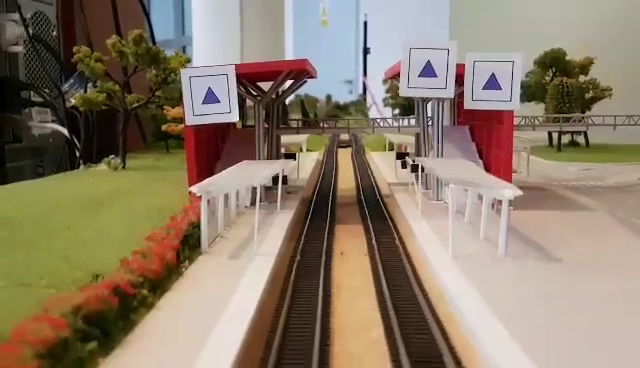
#> input picture frame 26 of PKM2/INNE/train_detector/test_photos/video1.mp4, 640 x 368 px, given in place of bez_pociagow.avi, which was not available
$ python frames_saver.py   (Python 2 division)   (older library calls are emulated)
#> lines starting #> are read from the running program, lines starting #| are printed output that depends on the picture; after the words box and inside, x2 and y2 are one past the last pixel; in counts of white or black regions, pixels touching at a corner belong together; pictures that were not available may be replaced by others from this repository, and a replacement may not be noted
#> in parse_video, frame is the input picture: shape (368, 640, 3); mean B, G, R 107, 126.2, 141.7
### PKM2/INNE/train_platofrm_depot_detector/marker_detector.py
import numpy as np
import cv2
import imutils
from imutils import contours
import math
import copy


class ColorLabel:
	'''
	Opis: Model przechowujacy informacje o liczbie pixeli r,g,b na konkretnym obrazie

	Zmienne:
		area - pole, z ktorego beda zliczane pixele
		w - szerokosc area
		h - wysokosc area
	'''
    # [5 lines left out: function __init__, not called in this run]

	'''
	Opis: Glowna funkcja uruchamaiacja prywatne funkcje zliczajace pixele
	'''
    def label(self):
            return self.__label_square()

	'''
	Opis: Prywatna funkcja zliczajaca pixele z kwadratu.
	'''
    # [5 lines left out: function __label_square, not called in this run]

	'''
	Opis: Prywatna funkcja decydujaca jaki kolor (rgb) jest dominujacy na obrazie (area).
	'''
    # [8 lines left out: function __color, not called in this run]

	'''
	Opis: Prywatna funkcja dodajaca wartosc do tablicy bgr - tablica przechowuajca wartosc o liczbie dominujacacyh kolorow pixeli
	Zmienne wejściowe: index (int)
	'''
    def __update_bgr(self, index):
        self.bgr[index] += 1
        pass

	'''
	Opis: Prywatna funkcja dodajaca jaki kolor (rgb) dominuje na pixelu.
	Zmienne wejściowe: pixel (array)
	'''
    def __max_channel(self, pixel):
        index = np.argmax(pixel)
        return index


class ImageWrapper:
	'''
	Opis: Wrapper (funkcja opakowujaca) dla obrazu(danych przechowywanych przez OpenCV).
		Przechowuje dodatkowe transofrmacje obrazu.

	Zmienne: klatka przechowycona przez opencv, wspolczynnik do zmiany wielkosci obrazu
	'''
    def __init__(self, image, ratio=1):
#> called with ratio = 1
        self.image = image
        self.output_image = copy.deepcopy(image)
        self.ratio = ratio
        self.height, self.width = self.image.shape[:2]
        self.resized = cv2.resize(self.image, (int(self.height * ratio), int(self.width * ratio)))
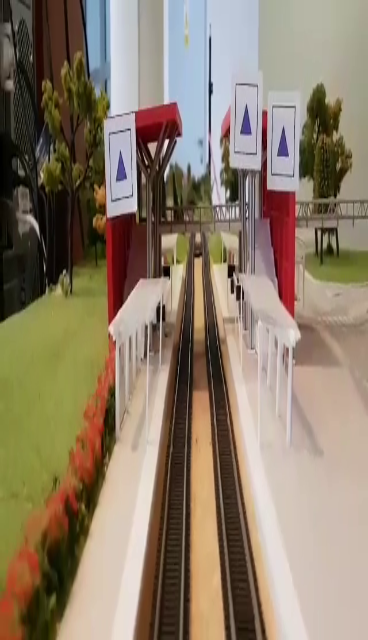
#> self.resized: shape (640, 368, 3); mean B, G, R 106.9, 126.1, 141.6
        self.blurred = cv2.GaussianBlur(self.image, (5, 5), 0)
        self.hsv = cv2.cvtColor(cv2.GaussianBlur(self.image, (11, 11), 0), cv2.COLOR_BGR2HSV)
#> self.hsv: shape (368, 640, 3); mean H, S, V 34.7, 88.7, 144.6
        self.gray = cv2.cvtColor(self.blurred, cv2.COLOR_BGR2GRAY)
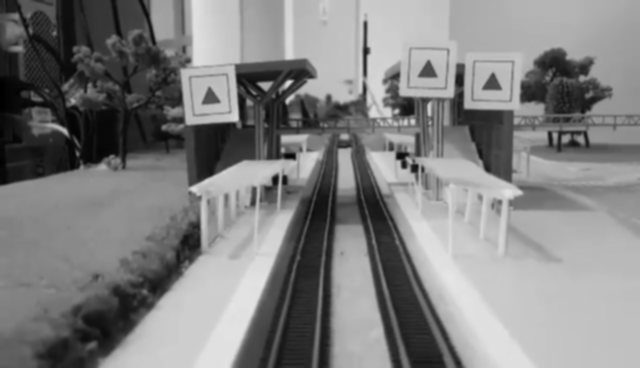
#> self.gray: shape (368, 640); min 0, max 229, mean 128.6
        self.edged = cv2.Canny(self.blurred, 50, 150)
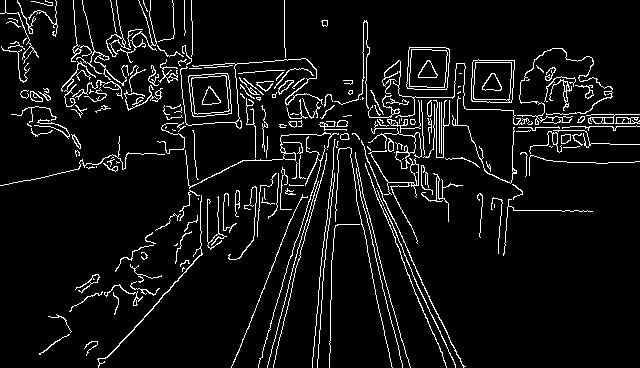
#> self.edged: shape (368, 640); 6.8% white in thin lines or dots
        self.lab = cv2.cvtColor(self.blurred, cv2.COLOR_BGR2LAB)
#> self.lab: shape (368, 640, 3); mean of channels 0, 1, 2 135.1, 131.6, 141.2
        self.thresh = cv2.threshold(self.gray, 60, 255, cv2.THRESH_BINARY)[1]
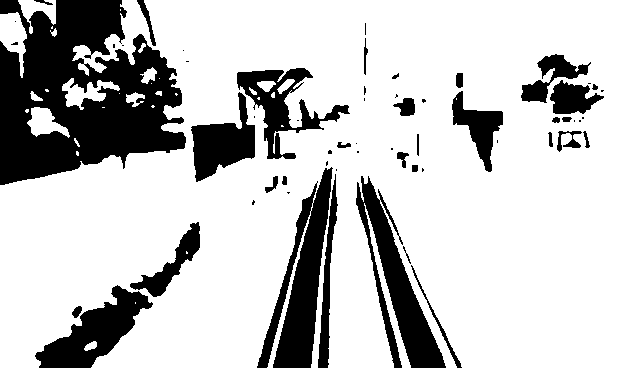
#> self.thresh: shape (368, 640); 77.7% white; 60 black regions (28 under 20 px)
        self.cnts = None

	'''
	Opis: Prywatna funkcja znajdujaca contury na obrazie.
	Zmienne wejściowe: obraz z opencv
	'''
    def __contours(self, image):
        self.cnts = cv2.findContours(image.copy(), cv2.RETR_TREE, cv2.CHAIN_APPROX_SIMPLE)
#> self.cnts = 296 contours, 199 with area under 20; largest, box (x1, y1, x2, y2) and area: (471, 59, 515, 103) 1722, (406, 47, 450, 90) 1695, (406, 47, 450, 90) 1692, (188, 73, 232, 117) 1632, (188, 73, 232, 117) 1628
        self.cnts = self.cnts[0] if imutils.is_cv2() else self.cnts[1]

	'''
	Opis: Funkcja zwaracajaca kontury z obrazu po transofmracji Cannego (krawedzie)
	Zmienne wyjściowe: kontury obrazu
	'''
    def contours_shape(self):
        self.__contours(self.edged)
        return self.cnts

	'''
	Opis: Funkcja zwaracajaca kontury z obrazu po binearyzacji (obraz czarno bialy)
	Zmienne wyjściowe: kontury obrazu
	'''
    def contours_color(self):
        self.__contours(self.thresh)
        return self.cnts


class ContourWrapper:
	'''
	Opis: Wrapper (funkcja opakowujaca) dla kontury(obiekt biblioteki OpenCV).
		Przechowuje dodatkowe informacje o konturze.

	Zmienne: kontur wykryty przez openCV
	'''
    def __init__(self, contour):
        self.contour = contour
        self.peri = cv2.arcLength(self.contour, True)
        self.approx = cv2.approxPolyDP(self.contour, 0.04 * self.peri, True)
        self.M = cv2.moments(self.contour)
        (self.x, self.y, self.w, self.h) = cv2.boundingRect(self.approx)
        self.bounding_rect = (self.y, self.x, self.w, self.h)
        ((self.x_mnc, self.y_mnc), self.radius) = cv2.minEnclosingCircle(contour)
        self.area = cv2.contourArea(self.contour)
        # cX and cY are center of mass of contour
        self.cX, self.cY = self.__get_cx_cy()

	'''
	Opis: Prywatna funkcja zwaracajaca srodek (x,y) konturu.
	Zmienne wyjściowe: x, y konturu
	'''
    def __get_cx_cy(self):
        cx = 0
        cy = 0
        if self.M["m00"] > 0:
            cx = int((self.M["m10"] / self.M["m00"]) * self.ratio)
            cy = int((self.M["m01"] / self.M["m00"]) * self.ratio)
        return cx, cy


class GraphicsUtils:
	'''
	Opis: Klasa pomocniczna. Rysuje informacje na obrazie wyjsciowym
	'''
    def __init__(self):
        pass

	'''
	Opis: Funkcja pisze na obrazie informacje o wykrytej(lub nie) stacji
	Zmienne wejściowe: klatka, nazwa stacji(string)
	'''
    # [4 lines left out: function draw_station_status, not called in this run]

	'''
	Opis: Funkcja pisze na obrazie informacje o wykrytym(lub nie) pociagu
	Zmienne wejściowe: klatka, nazwa pociagu(string)
	'''
    # [4 lines left out: function draw_train_status, not called in this run]


square_str = "square"
triangle_str = "triangle"


class Shape:
	'''
	Opis: Klasa pomocniczna. Przechowuje informacje o figurze.

	Zmienne:
		typ - typ figury(string)
		area - pole,
		center_x - polozenie x srodka figury
		center_y - polozenie y srodka figury
		x - polozenie x najbardziej wysunietego lewego, dolnego punktu figury
		y - polozenie y najbardziej wysunietego lewego, dolnego punktu figury
		w - szerokosc figury
		h - wysokosc figury
	'''
    def __init__(self, type="", area=0, center_x=0, center_y=0, x=0, y=0, w=0, h=0):
        self.type = type
        self.contour = None
        self.area = area
        self.centerX = center_x
        self.centerY = center_y
        (self.x, self.y, self.w, self.h) = (x, y, w, h)
        pass

	'''
	Opis: Funkcja prywatna. Sprawdza czy typ 1 jest tym typem co typ 2 czy nie.
	Zmienne wejściowe: nazwa typu 1, nazwa typu 2
	Zmienne wyjściowe: czy typ1 jest tym samym typem co typ2
	'''
    def __if_type(self, type1, type2):
        return type1 == type2

	'''
	Opis: Funkcja przypisujaca kontur do figury.
	Zmienne wejściowe: kontur
	'''
    def set_contour(self, contour):
        self.contour = contour
        pass

	'''
	Opis: Funkcja przypisujaca polozenie srodak
	Zmienne wejściowe: srodek x figury, srodek y figury
	'''
    def set_center(self, c_x, c_y):
        self.centerX = c_x
        self.centerY = c_y

	'''
	Opis: Funkcja ustawiajaca typ figury na podstawie liczby krawedzi.
	Zmienne wejściowe: liczba krawedzi
	'''
    # [8 lines left out: function set_type, not called in this run]

	'''
	Opis: Funkcja ustawiajaca polozenie i wielkosc figury.
	Zmienne wejściowe: lewy dolny x, lewy dolny y, szeokosc, wysokosc
	'''
    def set_size(self, x, y, w, h):
        (self.x, self.y, self.w, self.h) = (x, y, w, h)
        pass

	'''
	Opis: Funkcja prywatna sprawdzajaca czy figura jest kwadratem.
	Zmienne wyjściowe: czy figura jest kwadratem (bool)
	'''
    # [4 lines left out: function is_square, not called in this run]

	'''
	Opis: Funkcja prywatna sprawdzajaca czy figura jest trojkatem.
	Zmienne wyjściowe: czy figura jest trojkatem (bool)
	'''
    # [4 lines left out: function is_triangle, not called in this run]

	'''
	Opis: Funkcja sprawdzajca czy pole figury jest wieksze niz dane
	Zmienne wyjściowe: pole do porownania
	Zmienne wyjściowe: bool
	'''
    def is_area_higer_than(self, value):
        return self.area >= value

	'''
	Opis: Funkcja sprawdzajca czy pole figury jest mniejsze niz dane
	Zmienne wyjściowe: pole do porownania
	Zmienne wyjściowe: bool
	'''
    def is_area_lower_than(self, value):
        return self.area <= value

	'''
	Opis: Funkcja pozwalajca wypisac figure za pomoca print()
	'''
    def __str__(self):
        str = "Type: %s, color: %s, area: %d, center(x,y): %d, %d, size(x,y,w,h): %d, %d, %d, %d" % (self.type, self.color, self.area, self.centerX, self.centerY, self.x, self.y, self.w, self.h)
        return str


class ShapeDetector:
	'''
	Opis: Klasa sluzaca szukaniu zajezdni, peronow i pociagow.

	Zmienne:
		image - obiekt klasy ImageWrapper
	'''
    def __init__(self, image):
        self.IW = ImageWrapper(image)
        self.shape = Shape()
        self.detected = False
        self.stations = {'red': 'zajezdnia', 'green': 'strzyza', 'purple': 'kieplinek'}
        self.trains = {'red': 6, 'green': 2, 'purple': 1}
        pass

	'''
	Opis: Funkcja uruchamiajaca detekcje pociagow.
	'''
    def detect_trains(self):
        return self.__detect(trains=True)

	'''
	Opis: Funkcja uruchamiajaca detekcje stacji.
	'''
    def detect_platforms(self):
        return self.__detect(platforms=True)

	'''
	Opis: Funkcja uruchamiajaca detekcje zajezdni.
	'''
    def detect_depot(self):
        return self.__detect(depot=True)

	'''
	Opis: Prywatna, glowna funkcja, uruchamiana przez odpowiednie funkcje powyzej.
		Jej zadaniem jest detekcja wybranych obiektow.
	Zmienne wejściowe: detekcja stacji(bool), detekcja zajezdni(bool), detekcja pociagow(bool)

	Zmienne wyjściowe: przetworzona klatka
	'''
    def __detect(self, platforms=False, depot=False, trains=False):
        self.detected = False
        output = {"train": 0 , "platform": None}
        array_of_contours = []
        GU = GraphicsUtils()
        for c in self.IW.contours_shape():
            CW = ContourWrapper(c)
            self.shape.set_type(len(CW.approx))
            self.shape.area = CW.area
            self.shape.set_contour(CW.contour)
            if self.shape.is_square():
                if self.shape.is_area_higer_than(200):
                    array_of_contours = self.add_cw_to_similarity_array(array_of_contours, CW)

            if self.shape.is_triangle():
                if self.shape.is_area_higer_than(200):
                    array_of_contours = self.add_cw_to_similarity_array(array_of_contours, CW)
#> this loop made 1 pass
#> after the loop, array_of_contours = []
        # [10 lines of commented-out code are left out]

        for elem in array_of_contours:
            ratio = elem.w / elem.h
            if abs(ratio - 1.0) >= 0.3:
                array_of_contours.remove(elem)

        if len(array_of_contours) >= 2:
            if trains is True:
                #check squres
                a, b = self.check_cws_array_ratios(array_of_contours, 4.5, 1)
                if a is None and b is None:
                    pass
                else:
                    self.shape.set_center(b.cX, b.cY)
                    self.shape.set_size(b.x, b.y, b.w, b.h)
                    GU.draw_contour(self.IW.output_image, a.approx)
                    GU.draw_contour(self.IW.output_image, b.approx)
                    GU.draw_crosshair(self.IW.output_image, self.shape)
                    cl2 = ColorLabel(self.IW.image[b.y:b.y + b.h, b.x:b.x + b.w], b.w, b.h)
                    color2 = cl2.label()
                    GU.draw_train_status(self.IW.output_image, str(self.trains[color2]) + ", " + color2)
                    output["train"] = self.trains[color2]
            if platforms is True or depot is True:
                #check triangles
                a, b = self.check_cws_array_ratios(array_of_contours, 8.5, 1)
                if a is None and b is None:
                    pass
                else:
                    self.shape.set_center(b.cX, b.cY)
                    self.shape.set_size(b.x, b.y, b.w, b.h)
                    cl2 = ColorLabel(self.IW.image[b.y:b.y + b.h, b.x:b.x + b.w], b.w, b.h)
                    color2 = cl2.label()
                    if platforms is True:
                        if color2 is "green" or color2 is "purple":
                            GU.draw_station_status(self.IW.output_image, self.stations[color2] + ", " + color2)
                            GU.draw_contour(self.IW.output_image, a.approx)
                            GU.draw_contour(self.IW.output_image, b.approx)
                            GU.draw_crosshair(self.IW.output_image, self.shape)
                            output["platform"] = self.stations[color2]
                    if depot is True:
                        if color2 is "red":
                            GU.draw_station_status(self.IW.output_image, self.stations[color2] + ", " + color2)
                            GU.draw_contour(self.IW.output_image, a.approx)
                            GU.draw_contour(self.IW.output_image, b.approx)
                            GU.draw_crosshair(self.IW.output_image, self.shape)
                            output["platform"] = self.stations[color2]
        return output

	'''
	Opis: Funckja dodajca do tablicy kontur ktore tylko bardzo rozni sie od innych konturow (wiele kontorow rysujacych ten sam obiekt - a chcemy tylko jeden)
	Zmienne wejściowe: tablica konturow, kontur ktora ma byc dodany do tablicy konturow

	Zmienne wyjściowe: tablica kontoruow
	'''
    # [7 lines left out: function add_cw_to_similarity_array, not called in this run]

	'''
	Opis: Funckja sprawdzajaca kazdy kontur z kazdym. Jesli dwa maja dobry stosunek pola i polozenie x i y bardzo przyblzione to figura w figurze.
	Zmienne wejściowe: tablica konturow, spodziewany stosunek pol, maxymalny blad stosunku jaki akceptujmy

	Zmienne wyjściowe: dwa kontury, ktore sa ulokowane jeden w drugim, o odpowiednim stosunku pola (lub None, None)
	'''
    # [11 lines left out: function check_cws_array_ratios, not called in this run]

	'''
	Opis: Funckja sprawdzajaca polozenie x,y konturu z konturem.
		Funckja zwraca true jesli kontur w koturze, false w przeciwnymn wypadku
	Zmienne wyjściowe: bool
	'''
    # [6 lines left out: function check_similarity_of_two_cw, not called in this run]

### PKM2/INNE/train_platofrm_depot_detector/frames_saver.py
import os, errno
import cv2
from marker_detector import ShapeDetector

class frames_saver:
	'''
	Opis:Klasa zapisujaca klatki z nagrania, rozdzielajaca
		zapisane klatki do poszczolegonych folderow w zaleznosci od tego co zostalo wykryte (perony, zajezdnia lub pociagi).

	Pola klasy:
        prefix    - nazwa glownego folderu z zapisanymi klatkami
        negative  - klatki na ktorych nie ma peronu, zajezdni ani pocagu
        train1    - folder do ktoego beda zapisane klatki, na ktorych widoczny jest pociag 1
        train2    - folder do ktoego beda zapisane klatki, na ktorych widoczny jest pociag 2
        train6    - folder do ktoego beda zapisane klatki, na ktorych widoczny jest pociag 3
        depot     - folder do ktoego beda zapisane klatki, na ktorych widoczna jest zajezdnia
        kielpinek - folder do ktoego beda zapisane klatki, na ktorych widoczna jest stacja kielpinek
        strzyza   - folder do ktoego beda zapisane klatki, na ktorych widoczna jest stacja strzyza
        frames_latch - liczba klatek, ktore beda jeszcze dalej zapisywane zaraz po wykrciu obiektu
	'''
    def __init__(self):
        self.prefix    = "train_data/"
        self.negative  = "negative_data"
        self.train1    = "train_1_data"
        self.train2    = "train_2_data"
        self.train6    = "train_6_data"
        self.depot     = "zajezdnia_data"
        self.kielpinek = "kieplinek_data"
        self.strzyza   = "strzyza_data"
        self.frames_latch = 10

	'''
	Opis: Funkcja prywatna tworzaca folder
	Zmienne wejściowe: nazwa folderu do utworzenia
	'''
    def __create_dir(self, name):

        try:
            os.makedirs(self.prefix + name)
        except OSError as e:
            if e.errno != errno.EEXIST:
                raise
	'''
	Opis: Funkcja prywatna zapisujaca klatke
	Zmienne wejściowe: nazwa folderu do utworzenia, unikalny index filmiku, numer klatki, klatka
	'''
    def __save_frame(self, folder_name, movie_id, frame_number, frame):
        cv2.imwrite(self.prefix + folder_name + "/" + movie_id +  "_frame%d.jpg" % frame_number, frame)

	'''
	Opis: Funkcja tworzaca wszysteki wymagane foldery
	'''
    def create_dirs(self):
        self.__create_dir(self.negative)
        self.__create_dir(self.train1)
        self.__create_dir(self.train2)
        self.__create_dir(self.train6)
        self.__create_dir(self.depot)
        self.__create_dir(self.kielpinek)
        self.__create_dir(self.strzyza)
        pass

	'''
	Opis: Funkcja prywatna, decydujaca do jakiego folderu zapisac jaka klatke
	Zmienne wejściowe: wynik z algorytmow(slownik), id filmiku, numer klatki, klatka
	'''
    # [33 lines left out: function __parse_dicts, not called in this run]

	'''
	Opis: Glowna funkcja przetwarzaca film
	Zmienne wejściowe: sciezka do nagrania, unikalne id filmiku
	'''
    def parse_video(self, path_to_movie, movie_id):
        cap = cv2.VideoCapture(path_to_movie) #'../shapes/z_pocigami_2.avi'
        frame_counter = 0;
        detected = False
        detected_frame = 0
        while cap.isOpened():
            ret, frame = cap.read()

            if not ret:
                break

            frame_counter += 1
            shape = ShapeDetector(frame)
            if detected is False:
                out1 = shape.detect_depot()
                out2 = shape.detect_trains()
                out3 = shape.detect_platforms()
                dicts_arr = [out1, out2, out3]
                detected_frame = frame_counter
            elif detected is True:
                if detected_frame + self.frames_latch <= frame_counter:
                    detected = False
                    continue
            detected = self.__parse_dicts(dicts_arr, str(movie_id), frame_counter, frame)

            cv2.imshow('frameOUT', shape.IW.output_image)
            cv2.imshow('frameOUT2', shape.IW.edged)
            if cv2.waitKey(1) & 0xFF == ord('q'):
                break
        cap.release()
        cv2.destroyAllWindows()
        pass


def main():
    saver = frames_saver()
    saver.create_dirs()
    saver.parse_video('../shapes/bez_pociagow.avi', 0)
    saver.parse_video('../shapes/pociagi_rozne_miejsca.avi', 1)
    saver.parse_video('../shapes/pociagi_rozne_miejsca_2', 2)
    saver.parse_video('../shapes/pociagi_rozne_miejsca_3.avi', 3)
    saver.parse_video('../shapes/z_pociagami_1.avi', 4)
    saver.parse_video('../shapes/z_pocigami_2.avi',  5)
    pass


if __name__ == "__main__":
#> (the run stopped early here; a loop or call above may not have finished)

$ run again, starting later in the video
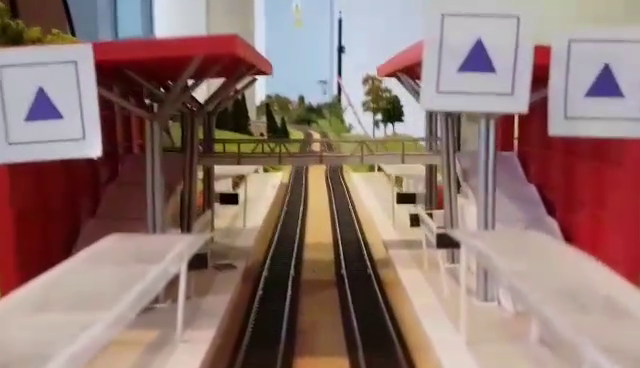
#> input picture frame 119 of PKM2/INNE/train_detector/test_photos/video1.mp4, 640 x 368 px, given in place of bez_pociagow.avi, which was not available
#> in parse_video, frame is the input picture: shape (368, 640, 3); mean B, G, R 112.7, 117.9, 144.4
#> self.hsv: shape (368, 640, 3); mean H, S, V 61.4, 87.4, 148.1
#> in __init__, `self.edged = cv2.Canny(self.blurred, 50, 150)`:
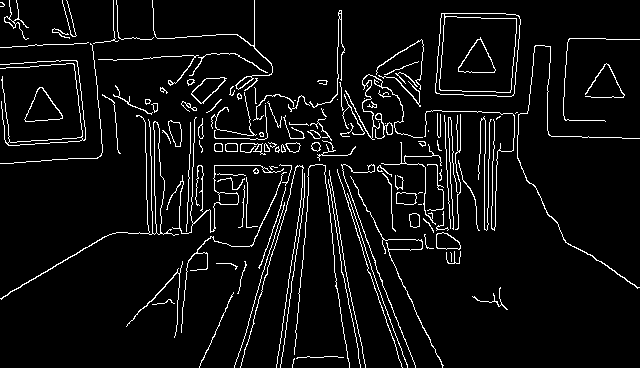
#> self.edged: shape (368, 640); 5.9% white in thin lines or dots
#> self.lab: shape (368, 640, 3); mean of channels 0, 1, 2 131.8, 138.2, 136.5
#> in __init__, `self.thresh = cv2.threshold(self.gray, 60, 255, cv2.THRESH_BINARY)[1]`:
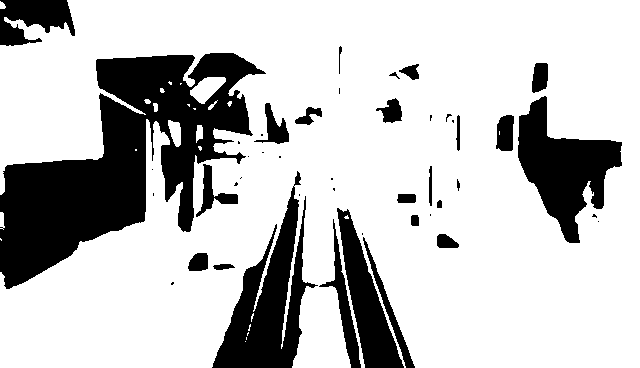
#> self.thresh: shape (368, 640); 76.5% white; 46 black regions (21 under 20 px)
#> in __contours, `self.cnts = cv2.findContours(image.copy(), cv2.RETR_TREE, cv2.CHAIN_AP..`: self.cnts = 173 contours, 109 with area under 20; largest, box (x1, y1, x2, y2) and area: (435, 13, 521, 97) 6458, (439, 16, 517, 93) 5304, (435, 13, 521, 97) 1144, (0, 115, 179, 300) 748, (458, 37, 496, 73) 728
#> the loop in __detect, `for c in self.IW.contours_shape():` made 1 pass
#> after the loop in __detect, `for c in self.IW.contours_shape():`: array_of_contours = []
